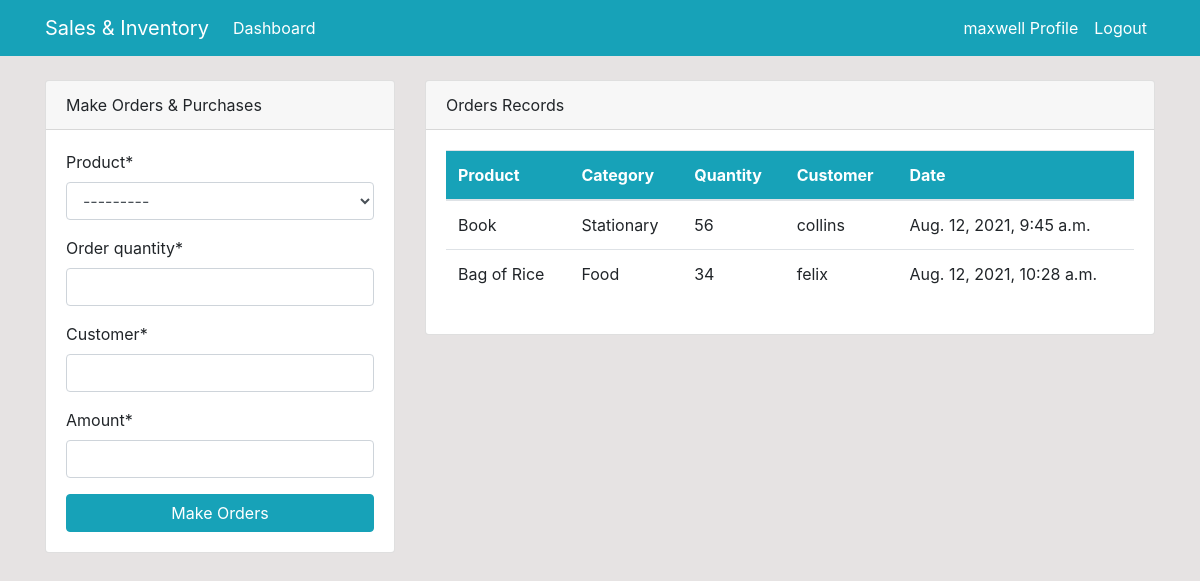
Screenshot of /dashboard/ (signed in) with the database file from the repository.
### dashboard/models.py (models this page shows, shortened)
class Order(models.Model):
    product = models.ForeignKey(Product, on_delete=models.CASCADE, null=True)
    staff = models.ForeignKey(User, on_delete=models.CASCADE, null=True)
    order_quantity = models.PositiveIntegerField(null=True)
    date = models.DateTimeField(auto_now_add=True)
    customer = models.CharField(max_length=100, null=True)
    amount = models.PositiveIntegerField(null=True)

class Product(models.Model):
    name = models.CharField(max_length=100, null=True)
    category = models.CharField(max_length=50, choices=CATEGORY, null=True)
    quantity = models.PositiveIntegerField(null=True)
    def __str__(self):
        return f'{self.name}'

### dashboard/views.py (the view)
# urls.py: path('dashboard/', views.index, name='dashboard-index'),
@login_required(login_url='user-login')
def index(request):
    orders = Order.objects.all()
    products = Product.objects.all()
    clients = Supplier.objects.all()
    orders_count = orders.count()
    product_count = products.count()
    clients_count = clients.count()
    workers_count = User.objects.all().count()
    if request.method == 'POST':
        form = OrderForm(request.POST)
        if form.is_valid():
            instance = form.save(commit=False)
            instance.staff = request.user
            instance.save()
            return redirect('dashboard-index')
    else:
        form = OrderForm()
    context = {
        'orders': orders,
        'form': form,
        'products': products,
        'product_count': product_count,
        'workers_count': workers_count,
        'orders_count': orders_count,
        'clients_count': clients_count,
    }
    return render(request, 'dashboard/index.html', context)

### dashboard/forms.py
class OrderForm(forms.ModelForm):
    class Meta:
        model = Order
        fields = ['product', 'order_quantity', 'customer', 'amount']

### templates/dashboard/index.html (shortened to what this page needs)
{% extends 'partials/base.html' %}
 {%  block content %}
     {% if user.is_authenticated and user.is_staff and user.is_superuser %}
      {% include 'partials/topnav.html' %}
    <div class="container">
        <div class="row my-5">
            <div class="col-md-6">
                <div class="bg-white">
                    <canvas id="myChart1" width="400" height="300"></canvas>
                    <script>
                        var ctx = document.getElementById('myChart1').getContext('2d');
                        var myChart1 = new Chart(ctx, {
                            type: 'pie',
                            data: {
                                labels: [{% for order in orders %} '{{ order.product.name }}',{% endfor %}],
                                datasets: [{
                                    label: 'Orders',
                                    data: [{% for order in orders %}{{ order.order_quantity }},{% endfor %}],
                                    backgroundColor: [
                                        'rgba(255, 99, 132, 1)',
                                        'rgba(54, 162, 235, 1)',
                                        'rgba(255, 206, 86, 1)',
                                        'rgba(75, 192, 192, 1)',
                                        'rgba(153, 102, 255, 1)',
                                        'rgba(255, 159, 64, 1)'
                                    ],
                                    borderColor: [
                                        'rgba(255, 99, 132, 1)',
                                        'rgba(54, 162, 235, 1)',
                                        'rgba(255, 206, 86, 1)',
                                        'rgba(75, 192, 192, 1)',
                                        'rgba(153, 102, 255, 1)',
                                        'rgba(255, 159, 64, 1)'
                                    ],
                                    borderWidth: 1
                                }]
                            },
                            options: {
                                scales: {
                                    yAxes: [{
                                        ticks: {
                                            beginAtZero: true
                                        }
                                    }]
                                }
                            }
                        });
                    </script>
                </div>
            </div>
            <div class="col-md-6">
                <div class="bg-white">
                    <canvas id="myChart" width="400" height="300"></canvas>
                    <script>
                        var ctx = document.getElementById('myChart').getContext('2d');
                        var myChart = new Chart(ctx, {
                            type: 'bar',
                            data: {
                                labels: [{% for product in products %}'{{ product.name }}',{% endfor %}],
                                datasets: [{
                                    label: 'Products',
                                    data: [{% for product in products %}{{ product.quantity }},{% endfor %}],
                                    backgroundColor: [
                                        'rgba(255, 99, 132, 1)',
                                        'rgba(54, 162, 235, 1)',
                                        'rgba(255, 206, 86, 1)',
                                        'rgba(75, 192, 192, 1)',
                                        'rgba(153, 102, 255, 1)',
                                        'rgba(255, 159, 64, 1)'
                                    ],
                                    borderColor: [
                                        'rgba(255, 99, 132, 1)',
                                        'rgba(54, 162, 235, 1)',
                                        'rgba(255, 206, 86, 1)',
                                        'rgba(75, 192, 192, 1)',
                                        'rgba(153, 102, 255, 1)',
                                        'rgba(255, 159, 64, 1)'
                                    ],
                                    borderWidth: 1
                                }]
                            },
                            options: {
                                scales: {
                                    yAxes: [{
                                        ticks: {
                                            beginAtZero: true
                                        }
                                    }]
                                }
                            }
                        });
                    </script>
                </div>
            </div>
        </div>
    </div>
         {% else %}
         {% include 'dashboard/staff_index.html' %}
     {% endif %}
   {% endblock %}

### templates/partials/nav.html (shortened to what this page needs)
    <nav class="navbar navbar-expand-lg navbar-info bg-info">
        <div class="container">
              {% if user.is_authenticated %}
            <a class="navbar-brand text-white" href="{% url 'dashboard-index' %}">Sales & Inventory</a>
            <div class="collapse navbar-collapse" id="navbarSupportedContent">
                <ul class="navbar-nav mr-auto">
                    <li class="nav-item active">
                        <a class="nav-link text-white" href="{% url 'dashboard-index' %}">Dashboard </a>
                    </li>
                </ul>
                <ul class="navbar-nav ml-auto">
                    <li class="nav-item active">
                        <a class="nav-link text-white" href="{% url 'user-profile' %}">{{ user.username }} Profile </a>
                    </li>
                    <li class="nav-item">
                        <a class="nav-link text-white" href="{% url 'user-logout' %}">Logout</a>
                    </li>
                </ul>
       {% endif %}
            </div>
        </div>
    </nav>

### templates/dashboard/staff_index.html (shortened to what this page needs)
{% load crispy_forms_tags %}
<div class="container">
    <div class="row mt-4">
        <div class="col-md-4">
            <div class="card">
                <div class="card-header">
                    Make Orders & Purchases
                </div>
                <div class="card-body">
                    <form method="POST">
                        {{ form|crispy }}
                        <input class="btn btn-info btn-block" type="submit" value="Make Orders">
                    </form>
                </div>
            </div>
        </div>
        <div class="col-md-8">
            <div class="card">
                <div class="card-header">
                    Orders Records
                </div>
                <div class="card-body">
                    <table class="table bg-white">
                        <thead class="bg-info text-white">
                            <tr>
                                <th scope="col">Product</th>
                                <th scope="col">Category</th>
                                <th scope="col">Quantity</th>
                                <th scope="col">Customer</th>
                                <th scope="col">Date</th>
                            </tr>
                        </thead>
                       <tbody>
                    {% for order in orders %}
                     {%  if order.staff == user %}
                        <tr>
                            <td>{{ order.product.name }}</td>
                            <td>{{ order.product.category }}</td>
                            <td>{{ order.order_quantity}}</td>
                            <td>{{ order.customer}}</td>
                            <td>{{ order.date}}</td>
                        </tr>
                    {% endif %}
                    {% endfor %}
                    </tbody>
                    </table>
                </div>
            </div>
        </div>
    </div>
</div>

### static/style.css (style rules this page uses)
body { background: rgb(230, 227, 227); }

### rows the page displays
Order: product.name "Book", product.category "Stationary", order_quantity "56", customer "collins", date "Aug. 12, 2021, 9:45 a.m."
Order: product.name "Bag of Rice", product.category "Food", order_quantity "34", customer "felix", date "Aug. 12, 2021, 10:28 a.m."

### other values shown
{{ user.username }} "maxwell"
